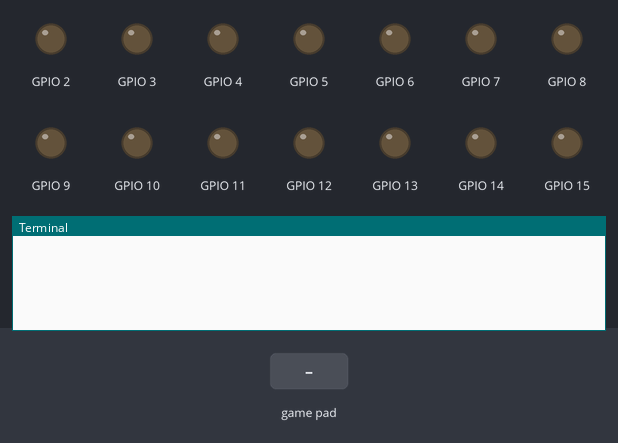
Recording of a program running on a simulated Raspberry Pi (BCM pin numbers). Shown: output pins drawn as LEDs (lit = HIGH), the last lines printed to the terminal. The test bench sets the inputs (shaded band). The pygame window is not drawn.

Above: at 1.2 s.
1.3 s: game-controller button 6 pressed
At 1.8 s:
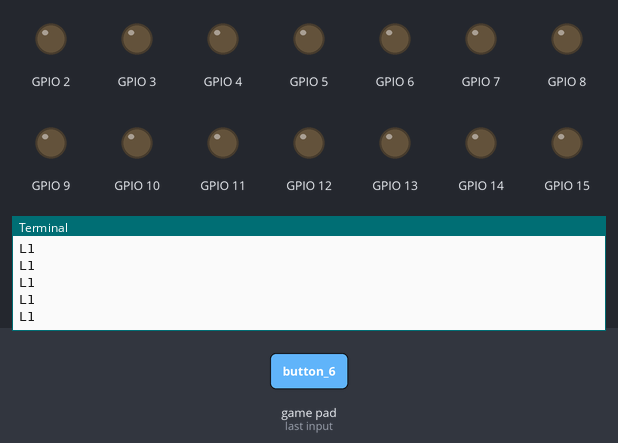
2.8 s: game-controller button 7 pressed
At 4.0 s:
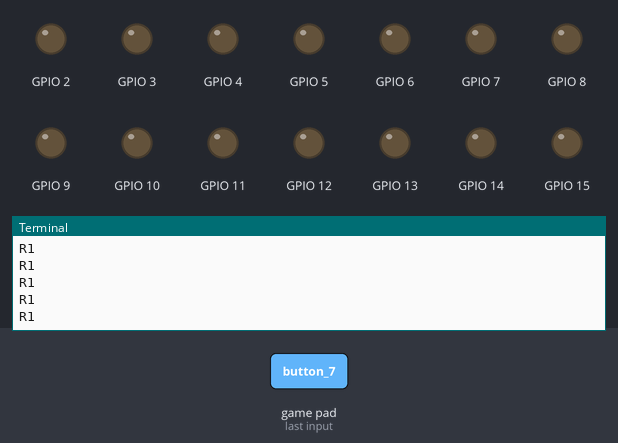
4.3 s: game-controller button 4 pressed
At 5.3 s:
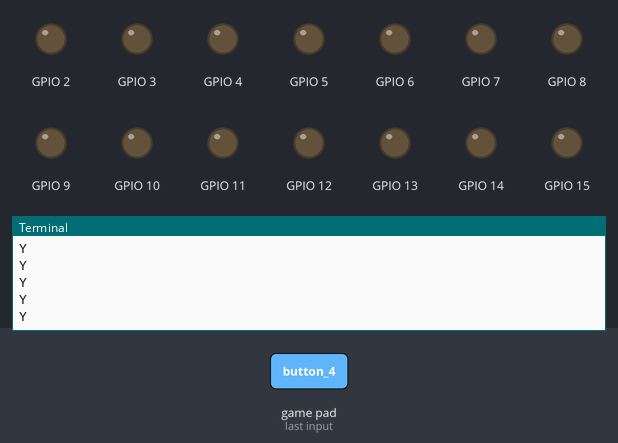

The program:

joystick_buttons.py
```python
import RPi.GPIO as GPIO
from time import sleep

GPIO.setwarnings(False)
GPIO.setmode(GPIO.BCM)
GPIO.setup(2, GPIO.OUT, initial=GPIO.LOW)

GPIO.setwarnings(False)
GPIO.setmode(GPIO.BCM)
GPIO.setup(3, GPIO.OUT, initial=GPIO.LOW)

GPIO.setwarnings(False)
GPIO.setmode(GPIO.BCM)
GPIO.setup(4, GPIO.OUT, initial=GPIO.LOW)

GPIO.setwarnings(False)
GPIO.setmode(GPIO.BCM)
GPIO.setup(5, GPIO.OUT, initial=GPIO.LOW)

GPIO.setwarnings(False)
GPIO.setmode(GPIO.BCM)
GPIO.setup(6, GPIO.OUT, initial=GPIO.LOW)

GPIO.setwarnings(False)
GPIO.setmode(GPIO.BCM)
GPIO.setup(7, GPIO.OUT, initial=GPIO.LOW)

GPIO.setwarnings(False)
GPIO.setmode(GPIO.BCM)
GPIO.setup(8, GPIO.OUT, initial=GPIO.LOW)

GPIO.setwarnings(False)
GPIO.setmode(GPIO.BCM)
GPIO.setup(9, GPIO.OUT, initial=GPIO.LOW)

GPIO.setwarnings(False)
GPIO.setmode(GPIO.BCM)
GPIO.setup(10, GPIO.OUT, initial=GPIO.LOW)

GPIO.setwarnings(False)
GPIO.setmode(GPIO.BCM)
GPIO.setup(11, GPIO.OUT, initial=GPIO.LOW)

GPIO.setwarnings(False)
GPIO.setmode(GPIO.BCM)
GPIO.setup(12, GPIO.OUT, initial=GPIO.LOW)

GPIO.setwarnings(False)
GPIO.setmode(GPIO.BCM)
GPIO.setup(13, GPIO.OUT, initial=GPIO.LOW)

GPIO.setwarnings(False)
GPIO.setmode(GPIO.BCM)
GPIO.setup(14, GPIO.OUT, initial=GPIO.LOW)

GPIO.setwarnings(False)
GPIO.setmode(GPIO.BCM)
GPIO.setup(15, GPIO.OUT, initial=GPIO.LOW)

GPIO.setwarnings(False)
GPIO.setmode(GPIO.BCM)
GPIO.setup(16, GPIO.OUT, initial=GPIO.LOW)

GPIO.setwarnings(False)
GPIO.setmode(GPIO.BCM)
GPIO.setup(17, GPIO.OUT, initial=GPIO.LOW)

GPIO.setwarnings(False)
GPIO.setmode(GPIO.BCM)
GPIO.setup(18, GPIO.OUT, initial=GPIO.LOW)

GPIO.setwarnings(False)
GPIO.setmode(GPIO.BCM)
GPIO.setup(19, GPIO.OUT, initial=GPIO.LOW)

GPIO.setwarnings(False)
GPIO.setmode(GPIO.BCM)
GPIO.setup(20, GPIO.OUT, initial=GPIO.LOW)

GPIO.setwarnings(False)
GPIO.setmode(GPIO.BCM)
GPIO.setup(21, GPIO.OUT, initial=GPIO.LOW)

GPIO.setwarnings(False)
GPIO.setmode(GPIO.BCM)
GPIO.setup(22, GPIO.OUT, initial=GPIO.LOW)

GPIO.setwarnings(False)
GPIO.setmode(GPIO.BCM)
GPIO.setup(23, GPIO.OUT, initial=GPIO.LOW)

GPIO.setwarnings(False)
GPIO.setmode(GPIO.BCM)
GPIO.setup(24, GPIO.OUT, initial=GPIO.LOW)

GPIO.setwarnings(False)
GPIO.setmode(GPIO.BCM)
GPIO.setup(25, GPIO.OUT, initial=GPIO.LOW)

GPIO.setwarnings(False)
GPIO.setmode(GPIO.BCM)
GPIO.setup(26, GPIO.OUT, initial=GPIO.LOW)

GPIO.setwarnings(False)
GPIO.setmode(GPIO.BCM)
GPIO.setup(27, GPIO.OUT, initial=GPIO.LOW)


import pygame


pygame.init()

clock = pygame.time.Clock()

FPS = 30

running = True


#basic do joystick

pygame.joystick.init()

joystick = pygame.joystick.Joystick(0)

joystick.init()

screen = pygame.display.set_mode((400,300))

pygame.display.set_caption('Control')


while running:


    for event in pygame.event.get():

        if event.type == pygame.QUIT:

            running = False

        elif event.type == pygame.KEYDOWN:

            if event.key == pygame.K_ESCAPE:

                running = False

    clock.tick(FPS)

    pygame.display.update()

#L1_Button
    L1 = joystick.get_button(6)
    if L1:
        print ('L1')
        #GPIO.output(13, GPIO.HIGH)
        #sleep(0.3)
        #GPIO.output(13, GPIO.LOW)

#L2_Button
    L2 = joystick.get_button(8)
    if L2:
        print ('L2')
        #GPIO.output(13, GPIO.HIGH)
        #sleep(0.3)
        #GPIO.output(13, GPIO.LOW)

#R1_Button
    R1 = joystick.get_button(7)
    if R1:
        print ("R1")

#R2_Button
    R1 = joystick.get_button(9)
    if R1:
        print ("R2")

#Y_Button
    Y = joystick.get_button(4)
    if Y:
        print ("Y")

#X_Button
    X = joystick.get_button(3)
    if X:
        print ("X")


#B_Button
    B = joystick.get_button(1)
    if B:
        print ("B")

#A_Button
    A = joystick.get_button(0)
    if A:
        print ("A")


#SELECT_Button
    SELECT = joystick.get_button(10)
    if SELECT:
        print ("SELECT")

#START_Button
    START= joystick.get_button(11)
    if START:
        print ("START")


#L_Click_Button
    L_CLICK= joystick.get_button(13)
    if L_CLICK:
        print ("L_CLICK")

#R_Click_Button
    R_CLICK= joystick.get_button(14)
    if R_CLICK:
        print ("R_CLICK")

#OPTIONS_Button
    OPTIONS= joystick.get_button(5)
    if OPTIONS:
        print ("OPTIONS")


#----------------------------------------------------
#left=1,0
#right=3,2
#0=A
#1=B
#2
#3=X
#4=Y
#5=
#6=L1
#8=L2
#7=R1
#9=R2
#4=Y
#10=SELECT
#11=START
#12
#13=L_CLICK
#14=R_CLICK

#----------------------------------------------------
pygame.quit()
```

Measured:
- after the input at 1.3 s, the terminal: prints a new line at once (image 1)
- after the input at 2.8 s, the terminal: prints a new line at once (image 2)
- after the input at 4.3 s, the terminal: prints a new line at once (image 3)
